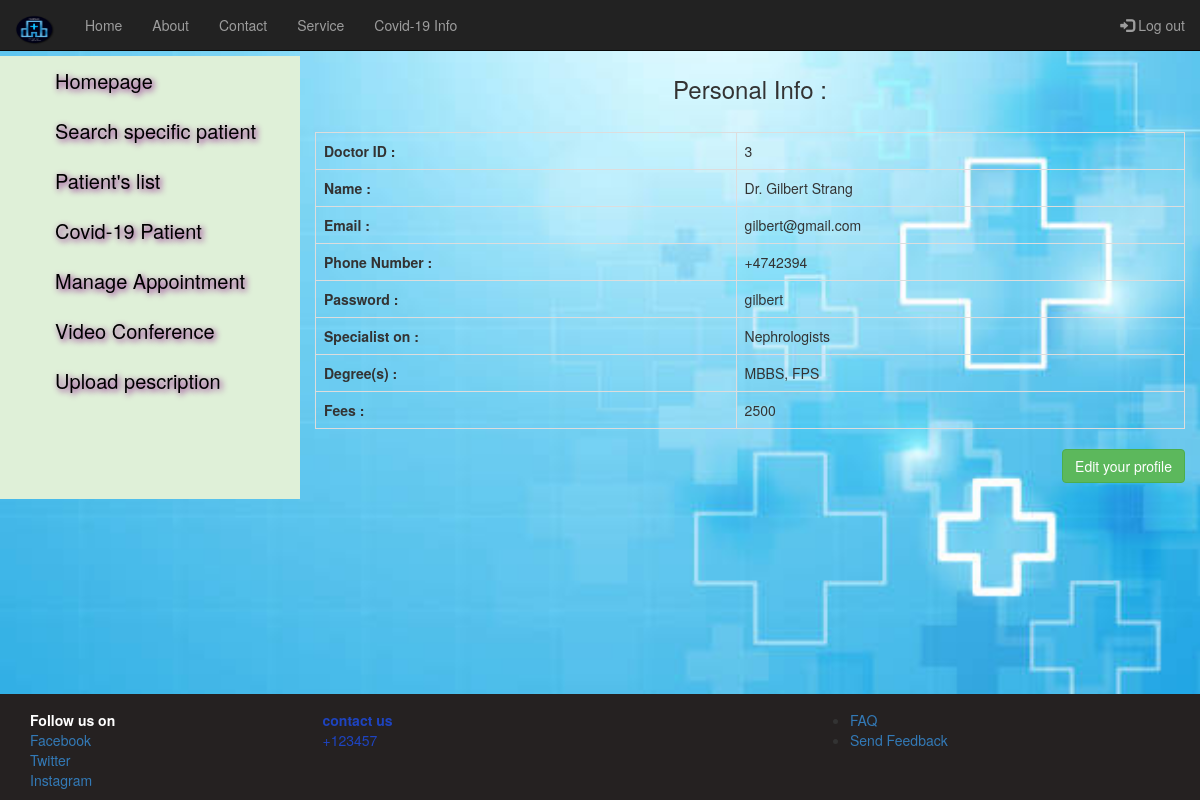
Screenshot of /myAccountDoctor.php (signed in) with the database file from the repository.
### tables this page shows
CREATE TABLE `doctor` (
  `id` int(11) NOT NULL,
  `name` varchar(255) NOT NULL,
  `phone` varchar(255) NOT NULL,
  `email` varchar(255) NOT NULL,
  `Password` varchar(255) NOT NULL,
  `specialist` varchar(255) NOT NULL,
  `degree` varchar(255) NOT NULL,
  `fees` varchar(100) NOT NULL,
  `token` varchar(255) NOT NULL,
  `status` varchar(100) NOT NULL
);

### myAccountDoctor.php (the view, shortened to what this page needs)
<!DOCTYPE html>
<html lang="en">
<head>
  <link rel="stylesheet" href="https://maxcdn.bootstrapcdn.com/bootstrap/3.4.1/css/bootstrap.min.css">
  <link rel="stylesheet" href="myAccountPatient.css">
</head>
<body>
  <?php
    $session_user = $_SESSION['doctor_login'];
    $conn = mysqli_connect('localhost','root','','hospital_management_system');
    $sql= "SELECT * FROM doctor WHERE email='$session_user'";
    $result = mysqli_query($conn, $sql);
    $row = mysqli_fetch_assoc($result);
   ?>
 <nav class="navbar navbar-inverse navbar-fixed-top">
  <div class="container-fluid">
    <div class="navbar-header">
      <a class="navbar-brand" href="hospital_demo1.html">
        <img src="image/brand.png" alt="Hospital logo" width="40px" height="30px">
      </a>
    </div>
    <ul class="nav navbar-nav">
      <li><a href="index.php">Home</a></li>
      <li><a href="aboutUs.php">About</a></li>
      <li><a href="contact.php">Contact</a></li>
      <li><a href="service.php">Service</a></li>
      <li><a href="covidInfo.php">Covid-19 Info</a></li>
    </ul>
    <ul class="nav navbar-nav navbar-right">
       <li> <a href="logout.php"> <span class="glyphicon glyphicon-log-in"></span> Log out </a>  </li>
    </ul>
  </div>
</nav>
<div class="mainbody">
  <div class="container-fluid">
    <div class="row">
      <br><br>
      <div id="sidebar" class="col-md-3 bg-success">
        <ul class="list-unstyled">
          <li> <a id="option1" href="homepageDoctor.php">Homepage</a> </li>
          <li> <a id="option1" href="searchPatient.php">Search specific patient</a> </li>
          <li> <a id="option2" href="showPatientList.php">Patient's list</a> </li>
          <li> <a id="option2" href="covidPatientforDoc.php">Covid-19 Patient</a> </li>
          <li> <a id="option3" href="manageAppointmentDoctor.php">Manage Appointment</a> </li>
          <li> <a id="option5" href="videoConfaDoctor.php">Video Conference</a> </li>
          <li> <a id="option1" href="uploadPrescription.php">Upload pescription</a> </li>
        </ul>
      </div>
      <div class="col-md-9">
        <h3 class="text-center">Personal Info :</h3>
        <br>
        <table class="table table-bordered table-hover">
          <tr>
            <th>Doctor ID :</th>
            <td> <?php echo $row['id'] ?> </td>
          </tr>
          <tr>
            <th>Name :</th>
            <td> <?php echo $row['name'] ?> </td>
          </tr>
          <tr>
            <th>Email :</th>
            <td> <?php echo $row['email'] ?> </td>
          </tr>
          <tr>
            <th>Phone Number :</th>
            <td> <?php echo $row['phone'] ?></td>
          </tr>
          <tr>
            <th>Password :</th>
            <td><?php echo $row['Password'] ?></td>
          </tr>
          <tr>
            <th>Specialist on :</th>
            <td><?php echo $row['specialist'] ?></td>
          </tr>
          <tr>
            <th>Degree(s) :</th>
            <td> <?php echo $row['degree'] ?> </td>
          </tr>
          <tr>
            <th>Fees :</th>
            <td> <?php echo $row['fees'] ?> </td>
          </tr>
        </table>
        <a href="editProfileDoctor.php" class="btn btn-success pull-right">Edit your profile</a>
      </div>
    </div>
  </div>
</div>
<div class="footer">
  <div class="container-fluid">
    <div class="container">
      <div class="row">
        <div class="col-md-3">
          <strong>Follow us on</strong> <br>
          <ul class="list-unstyled">
            <li> <a href="https://web.facebook.com/morsalina.kowmi/"> Facebook</a> </li>
            <li> <a href="#"> Twitter</a> </li>
            <li> <a href="#"> Instagram</a> </li>
          </ul>
        </div>
        <div class="col-md-5">
          <strong>contact us </strong> <br>
          +123457 <br>
      </div>
      <div class="col-md-4">
        <ul>
          <li> <a href="FAQ.php"> FAQ </a> </li>
          <li> <a href="#">Send Feedback</a> </li>
        </ul>
      </div>
    </div>
  </div>
</div>
</div>
</body>
</html>

### myAccountPatient.css (style rules this page uses)
.mainbody { background-image: url(image/back_hos.jpg); width: 100%; height: calc(100vh - 106px); display: block; background-size: cover; background-repeat: no-repeat; }
#sidebar { height: 443px; }
#option1 { font-size: 20px; font-weight: 200; color: black; line-height: 50px; margin-left: 40px; margin-top: 30px; margin-bottom: 70px; text-shadow: 2px 2px 6px purple; }
#option2 { font-size: 20px; font-weight: 200; color: black; line-height: 50px; margin-left: 40px; margin-top: 30px; margin-bottom: 70px; text-shadow: 2px 2px 6px purple; }
#option3 { font-size: 20px; font-weight: 200; color: black; line-height: 50px; margin-left: 40px; margin-top: 30px; margin-bottom: 70px; text-shadow: 2px 2px 6px purple; }
#option5 { font-size: 20px; font-weight: 200; color: black; line-height: 50px; margin-left: 40px; margin-top: 30px; margin-bottom: 70px; text-shadow: 2px 2px 6px purple; }
.footer { background-color: #252121; }
.row { margin-top: 16px; }
.col-md-3 { color:white; }
.col-md-5 { color: #1E44C0; }

### rows the page displays
doctor: id "3", name "Dr. Gilbert Strang", email "gilbert@gmail.com", phone "+4742394", Password "gilbert", specialist "Nephrologists", degree "MBBS, FPS", fees "2500"
